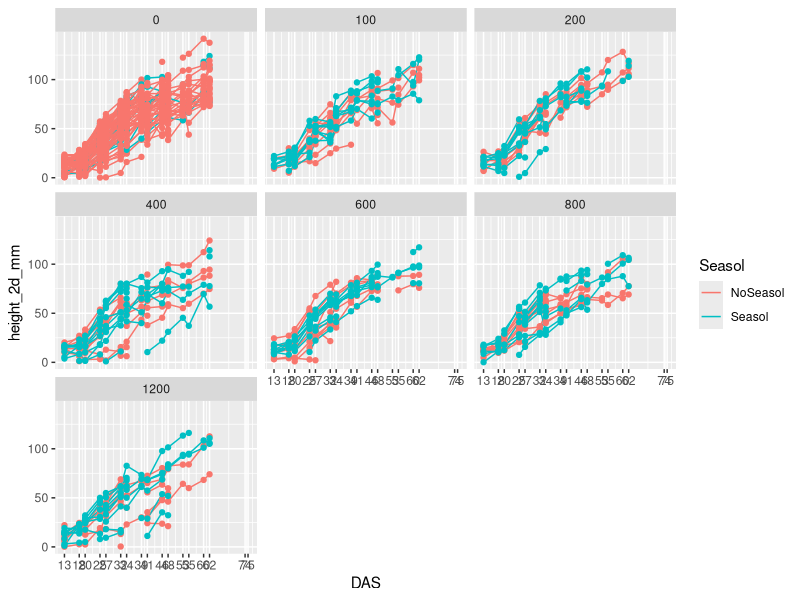
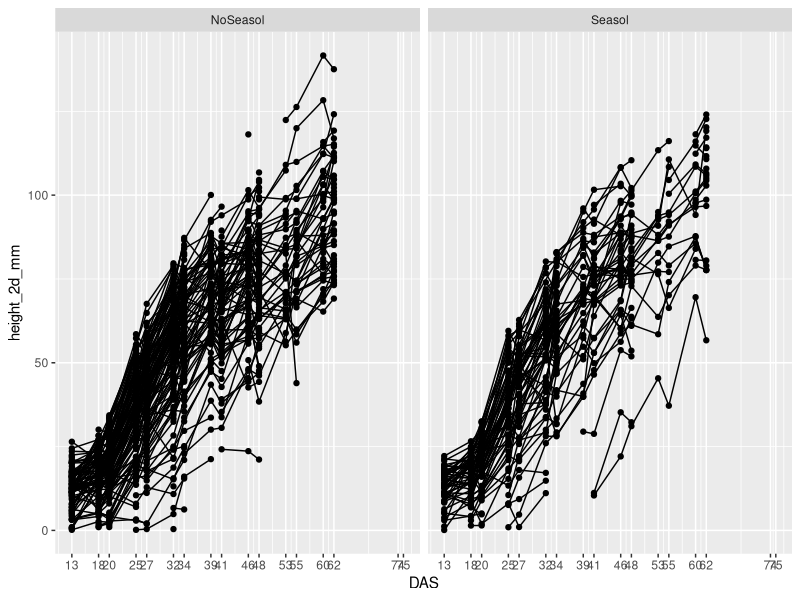
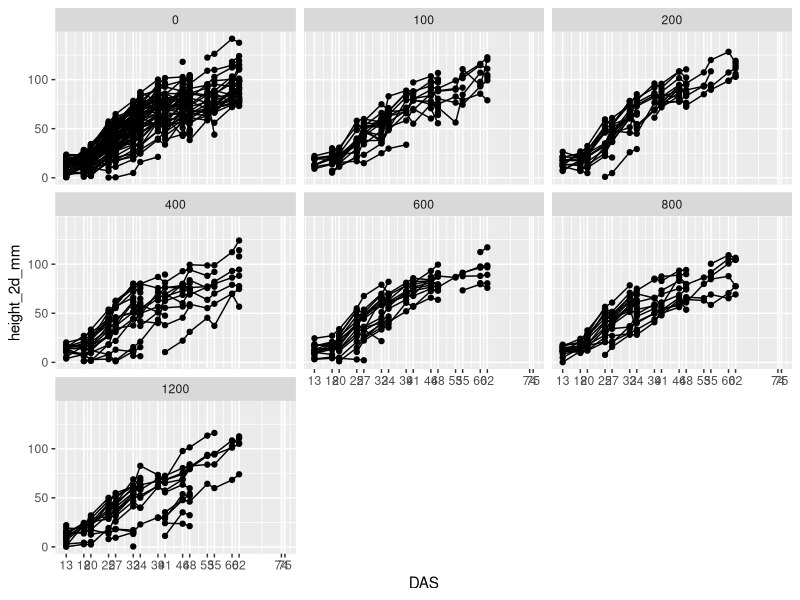
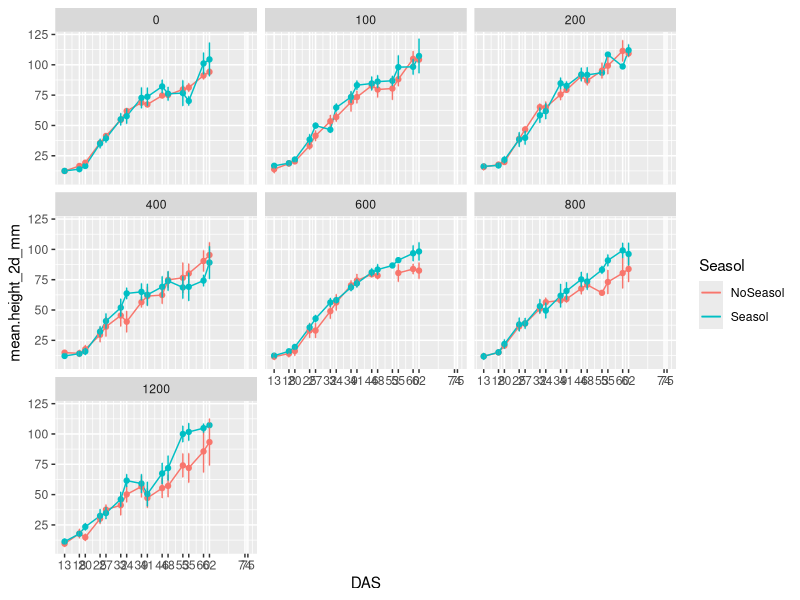
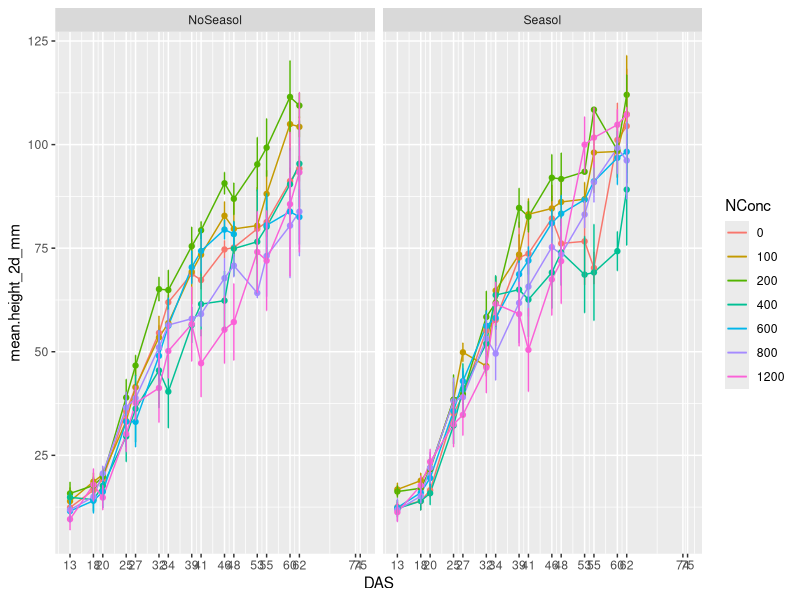
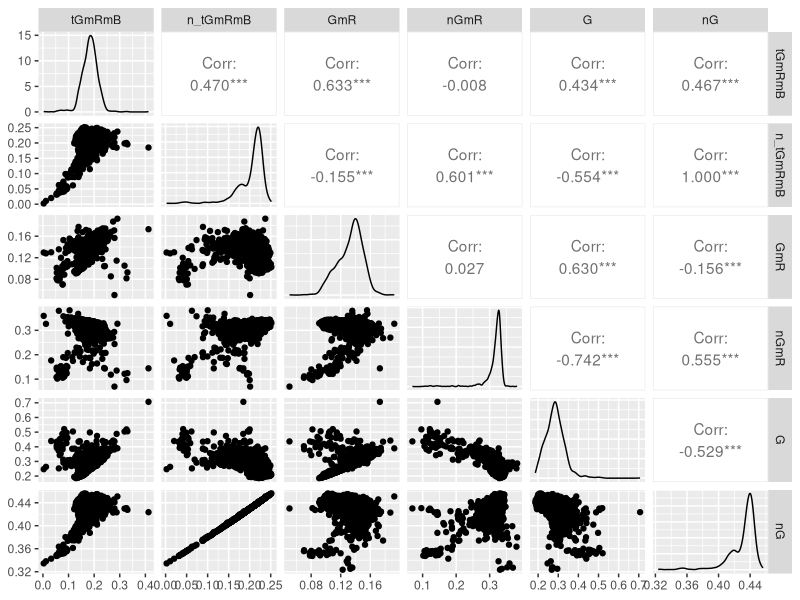
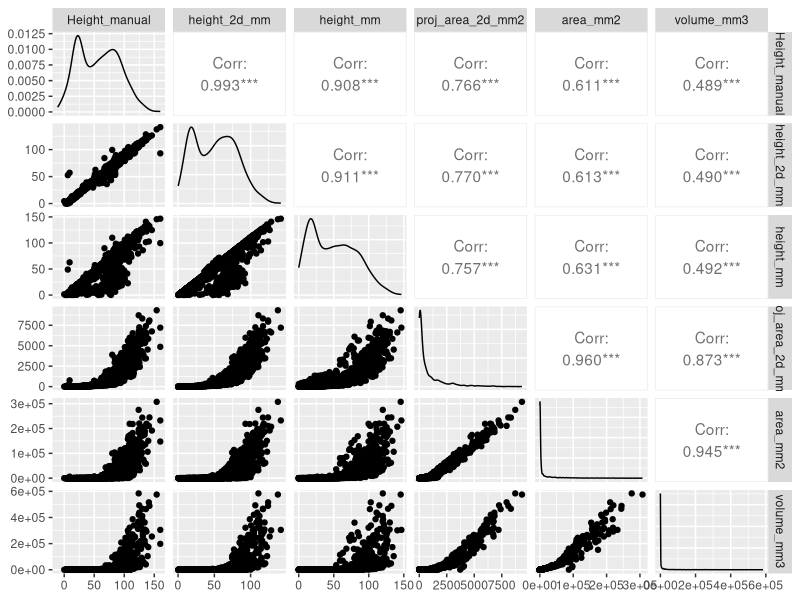

Here is the R script that generated these plots, in order:
library(dplyr)
library(ggplot2)
library(GGally)
library(here)

std <- function(x) sd(x[!is.na(x)])/sqrt(length(x[!is.na(x)]))

data<- read.table("WBS2_cleaned.csv",header=T,sep=",")

#Two experiment factors
data$NConc<-as.factor(data$NConc)
data$Seasol<-as.factor(data$Seasol)

#Time variable
data$DAS<-as.numeric(data$DAS)

#Response variable must be positive
response_var<-c("Height_manual","height_2d_mm","height_mm","proj_area_2d_mm2","area_mm2","volume_mm3","tGmRmB","n_tGmRmB","GmR","nGmR","G","nG")
data[response_var<=0]<-NA

###############
##visualization
#plot individual curve, facet by Nitrogen, color by Seasol
ggplot(data=data, aes(x=DAS, y=height_2d_mm, group=as.factor(Pot), na.rm = TRUE)) +
  geom_line(aes(color=Seasol))+
  geom_point(aes(color=Seasol), show.legend=FALSE)+
  scale_x_continuous(breaks =unique(data$DAS),labels=as.character(unique(data$DAS)))+
  facet_wrap(~NConc)

#plot individual curve, facet by Seasol, combine Nitrogen levels
ggplot(data=data, aes(x=DAS, y=height_2d_mm, group=as.factor(Pot), na.rm = TRUE)) +
  geom_line()+
  geom_point(show.legend=FALSE)+
  scale_x_continuous(breaks =unique(data$DAS),labels=as.character(unique(data$DAS)))+
  facet_wrap(~Seasol)

#plot individual curve, facet by Nitrogen, combine Seasol levels
ggplot(data=data, aes(x=DAS, y=height_2d_mm, group=as.factor(Pot), na.rm = TRUE)) +
  geom_line()+
  geom_point(show.legend=FALSE)+
  scale_x_continuous(breaks =unique(data$DAS),labels=as.character(unique(data$DAS)))+
  facet_wrap(~NConc)

#aggregate data, plot mean curve,facet by Nitrogen
data_agg<-data %>%
  group_by(DAS,Seasol,NConc) %>%
  summarize(mean.height_2d_mm = mean(height_2d_mm, na.rm = TRUE),
            sd.height_2d_mm = std(height_2d_mm))

ggplot(data=data_agg, aes(x=DAS, y=mean.height_2d_mm, group=Seasol, na.rm = TRUE)) +
  geom_line(aes(color=Seasol))+
  geom_point(aes(color=Seasol),show.legend=FALSE)+
  geom_errorbar(aes(ymin=mean.height_2d_mm-sd.height_2d_mm, ymax=mean.height_2d_mm+sd.height_2d_mm,color=Seasol), width=.1)+
  scale_x_continuous(breaks =unique(data$DAS),labels=as.character(unique(data$DAS)))+
  facet_wrap(~NConc)

#aggregate data, plot mean curve,facet by Seasol
ggplot(data=data_agg, aes(x=DAS, y=mean.height_2d_mm, group=NConc, na.rm = TRUE)) +
  geom_line(aes(color=NConc))+
  geom_point(aes(color=NConc),show.legend=FALSE)+
  geom_errorbar(aes(ymin=mean.height_2d_mm-sd.height_2d_mm, ymax=mean.height_2d_mm+sd.height_2d_mm,color=NConc), width=.1)+
  scale_x_continuous(breaks =unique(data$DAS),labels=as.character(unique(data$DAS)))+
  facet_wrap(~Seasol)

##Correlation
ggpairs(data[c("tGmRmB","n_tGmRmB","GmR","nGmR","G","nG")])
ggpairs(data[c("Height_manual","height_2d_mm","height_mm","proj_area_2d_mm2","area_mm2","volume_mm3")])